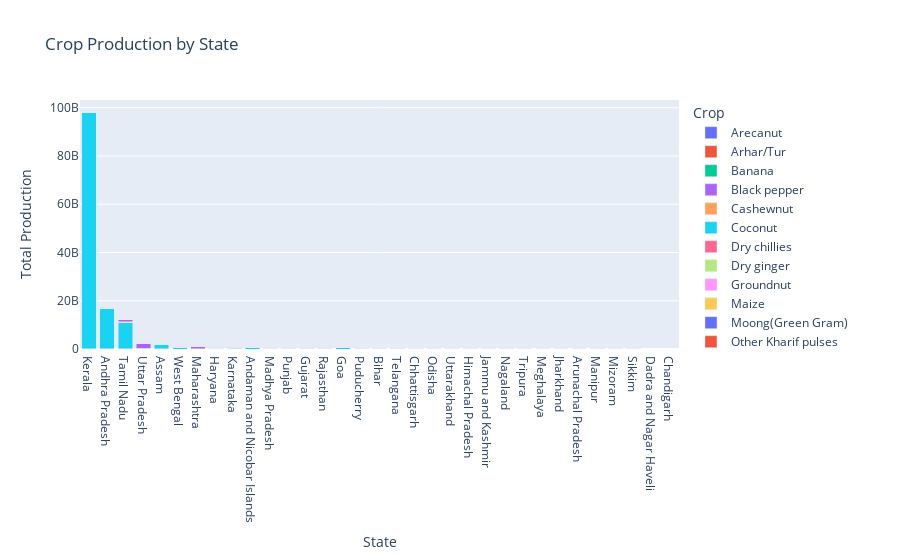

The notebook cell this image was saved under:
### Code cell
# Aggregate data by State and Crop for production
state_crop_production = data.groupby(['State_Name', 'Crop'])['Production'].sum().reset_index()

# Interactive plot
fig = px.bar(state_crop_production, x='State_Name', y='Production', color='Crop', 
             title="Crop Production by State", barmode='stack')
fig.update_layout(xaxis={'categoryorder':'total descending'}, 
                  xaxis_title='State', yaxis_title='Total Production')
fig.show()
